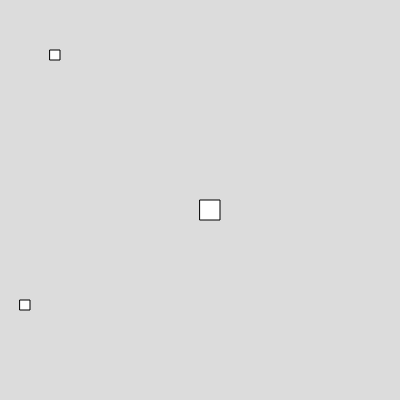
Frame 1 (no input)
Frame 60 (no input): identical to frame 1, image omitted
Frame 120 (the mouse pressed at the canvas centre since frame 60): identical to frame 1, image omitted

The p5.js sketch that drew this single still picture (run headless with seeded random() and noise() and a simulated clock; from frame 60 on, the mouse is pressed at the canvas centre):

// p5.js sketch
// ── sketch.js
function setup() {
  createCanvas(400, 400);
  console.log("Hello Hello!");
}

function draw() {
  background(220);
  rect(50,50,10);
  rect(200,200,20);
  rect(20,300,10);
}
